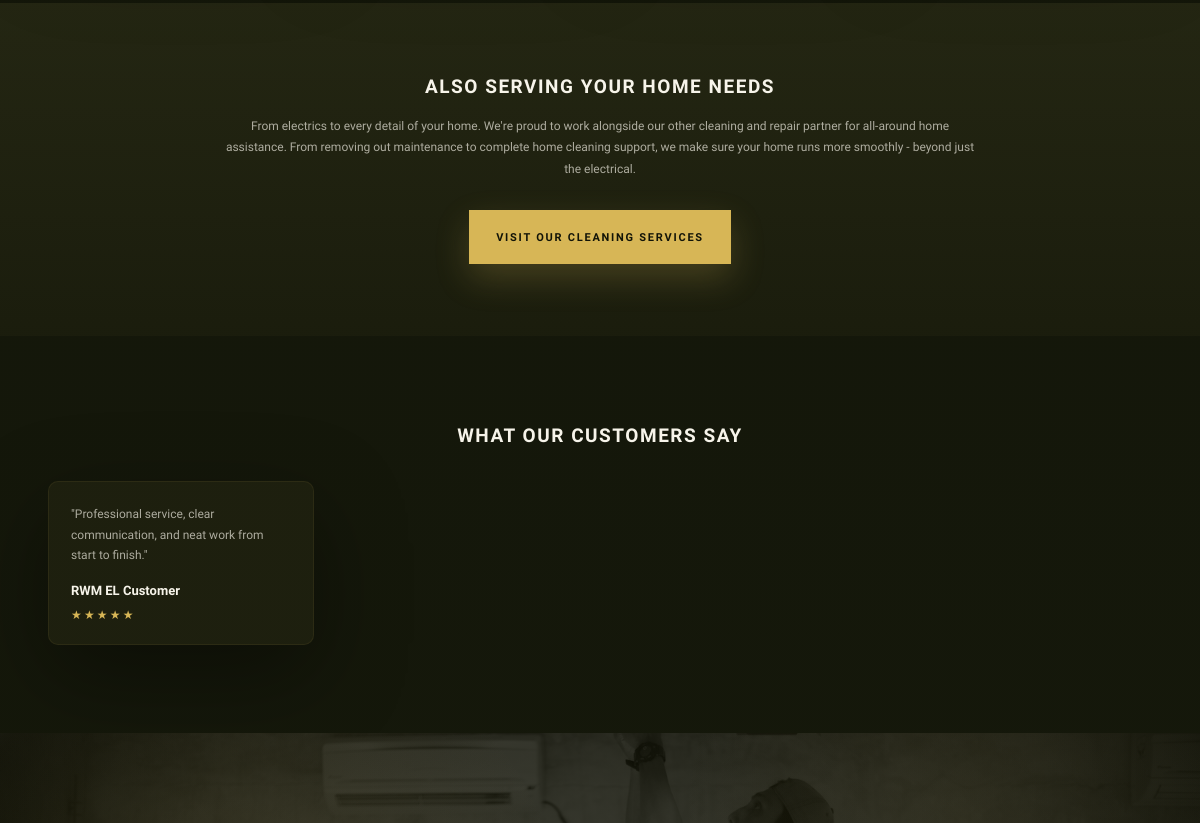
The app's page / (middle part), older data.
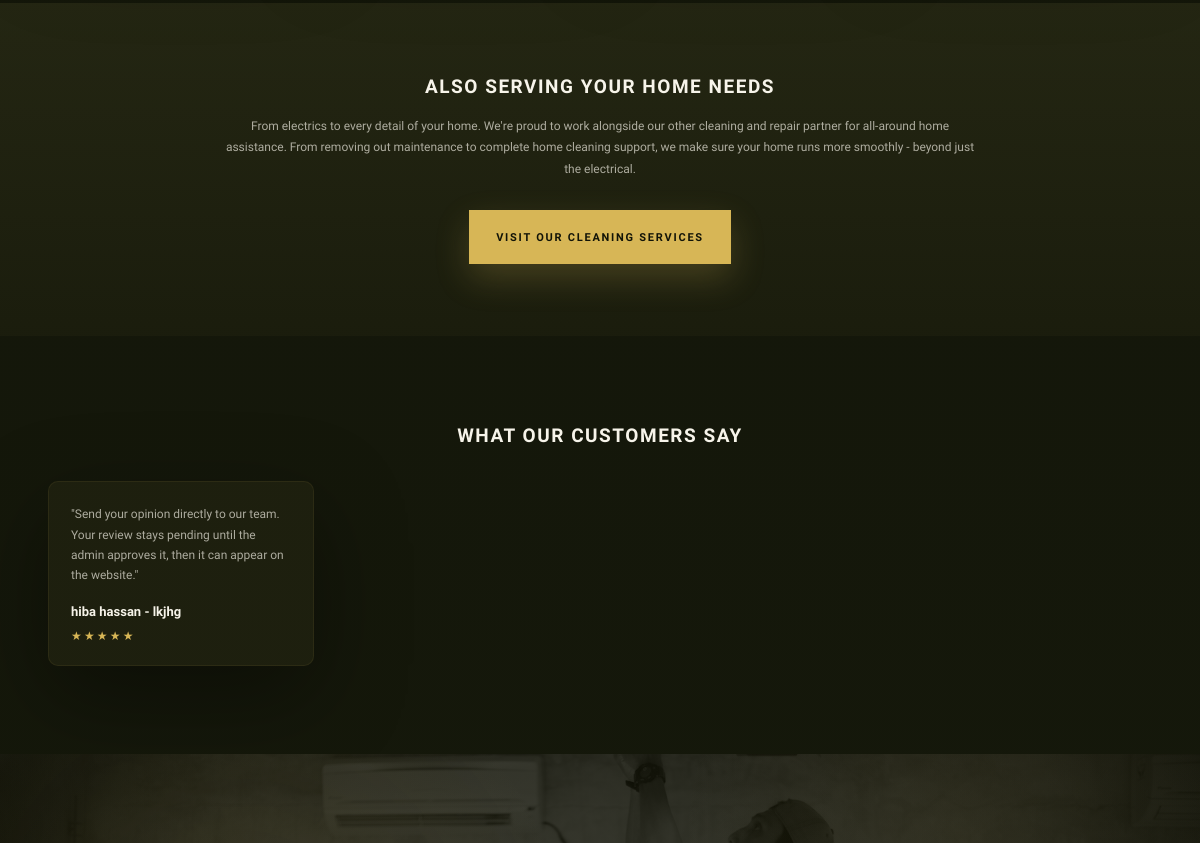
The same page, newer data.
### electricity/models.py (models this page shows, shortened)
class CustomerFeedback(models.Model):
    full_name = models.CharField(max_length=160)
    email = models.EmailField(blank=True)
    location = models.CharField(max_length=120, blank=True)
    rating = models.PositiveSmallIntegerField(default=5)
    message = models.TextField()
    is_approved = models.BooleanField(default=False)
    created_at = models.DateTimeField(auto_now_add=True)
    class Meta:
        ordering = ["-created_at"]
        constraints = [
            models.CheckConstraint(
                check=Q(rating__gte=1) & Q(rating__lte=5),
                name="customer_feedback_rating_range",
            ),
        ]

### electricity/views.py (the view)
# urls.py: 2. Add a URL to urlpatterns:  path('', views.home, name='home')
def home(request):
    testimonials = CustomerFeedback.objects.filter(is_approved=True).order_by("-created_at")[:4]
    return render(request, "electricity/landing.html", {"testimonials": testimonials})

### electricity/templatetags/electricity_extras.py (called while the page is built)
@register.simple_tag
def service_category_pages():
    return ServiceCategoryPage.objects.filter(is_active=True).prefetch_related("service_pages").order_by("order", "name")

@register.simple_tag
def service_menu_groups(category_page):
    grouped = OrderedDict()
    for service_page in category_page.service_pages.filter(is_active=True).order_by("order", "name"):
        key = (service_page.menu_group or "").strip()
        grouped.setdefault(key, [])
        grouped[key].append(service_page)
    return list(grouped.items())

### electricity/templates/electricity/landing.html (shortened to what this page needs)
{% load static i18n electricity_extras %}
<!DOCTYPE html>
{% get_current_language as CURRENT_LANGUAGE %}
<html lang="{{ CURRENT_LANGUAGE }}" dir="{% if CURRENT_LANGUAGE == 'ar' %}rtl{% else %}ltr{% endif %}">
<head>
  <link rel="stylesheet" href="{% static 'electricity/css/global_header.css' %}">
  <link rel="stylesheet" href="{% static 'electricity/css/typography.css' %}">
  <link rel="stylesheet" href="{% static 'electricity/css/landing.css' %}">
</head>
<body class="landing-body">
<main class="home-shell">
  <section class="home-cleaning-cta">
    <div class="home-cleaning-inner">
      <h2>{% trans "Also Serving Your Home Needs" %}</h2>
      <p>{% trans "From electrics to every detail of your home. We're proud to work alongside our other cleaning and repair partner for all-around home assistance. From removing out maintenance to complete home cleaning support, we make sure your home runs more smoothly - beyond just the electrical." %}</p>
      <a class="home-btn home-btn-primary" href="{% url 'electricity:services' %}">{% trans "Visit Our Cleaning Services" %}</a>
    </div>
  </section>
  <section class="home-section home-section-testimonials">
    <div class="home-section-heading">
      <h2>{% trans "What Our Customers Say" %}</h2>
    </div>
    <div class="home-testimonial-grid">
      {% for testimonial in testimonials %}
      <article class="home-testimonial-card">
        <p>"{{ testimonial.message }}"</p>
        <strong>{{ testimonial.full_name }}{% if testimonial.location %} - {{ testimonial.location }}{% endif %}</strong>
        <span>{% if testimonial.rating >= 1 %}★{% endif %}{% if testimonial.rating >= 2 %}★{% endif %}{% if testimonial.rating >= 3 %}★{% endif %}{% if testimonial.rating >= 4 %}★{% endif %}{% if testimonial.rating >= 5 %}★{% endif %}</span>
      </article>
      {% empty %}
      <article class="home-testimonial-card">
        <p>{% trans '"Professional service, clear communication, and neat work from start to finish."' %}</p>
        <strong>{% trans "RWM EL Customer" %}</strong>
        <span>★★★★★</span>
      </article>
      {% endfor %}
    </div>
  </section>
  <section class="home-final-cta">
  </section>
</main>
</body>
</html>

### electricity/templates/electricity/partials/global_header.html (shortened to what this page needs)
﻿{% load static electricity_extras i18n %}

### electricity/static/electricity/css/global_header.css (style rules this page uses)
:root { --rwmh-height: 64px; --rwmh-item-height: 40px; }

### electricity/static/electricity/css/typography.css (style rules this page uses)
:root { --site-type-hero: 30px; --site-type-heading: 19px; --site-type-body: 12px; }
body, p, li, label, input, textarea, select, button, td, th, .btn, .booking-description, .booking-step-label, .booking-step-note, .admin-login-subtitle, .admin-login-note, .brand-sub, .landing-subtitle, .landing-kicker, .landing-note, .hero-subtitle, .hero-kicker, .hero-note, .about-hero-subtitle, .contact-hero-quote, .oncall-subtitle, .support-subtitle, .panel-meta, .dash-subtitle, .terms-hero p, .faq-hero p, .thankyou-card p, .thankyou-note, .site-announcement__text, .site-announcement__badge, .rwm-egh-link, .rwm-egh-btn, .landing-cta { font-size: var(--site-type-body) !important; }
h1, h2, h3, h4, .booking-title, .section-header h2, .panel-header h2, .dash-card-title, .terms-info-title, .terms-glass-title, .contact-meta-title, .side-title { font-size: var(--site-type-heading) !important; }

Row changes from the older to the newer data that the page shows:
added CustomerFeedback: message "Send your opinion directly to our team. Your review stays pending until the admin approves it, then it can appear on the website.", full_name "hiba hassan", location "lkjhg"
Text that changed along with them:
text no longer shown: "\"Professional service, clear communication, and neat work from start to finish.\" RWM EL Customer ★★★★★"
